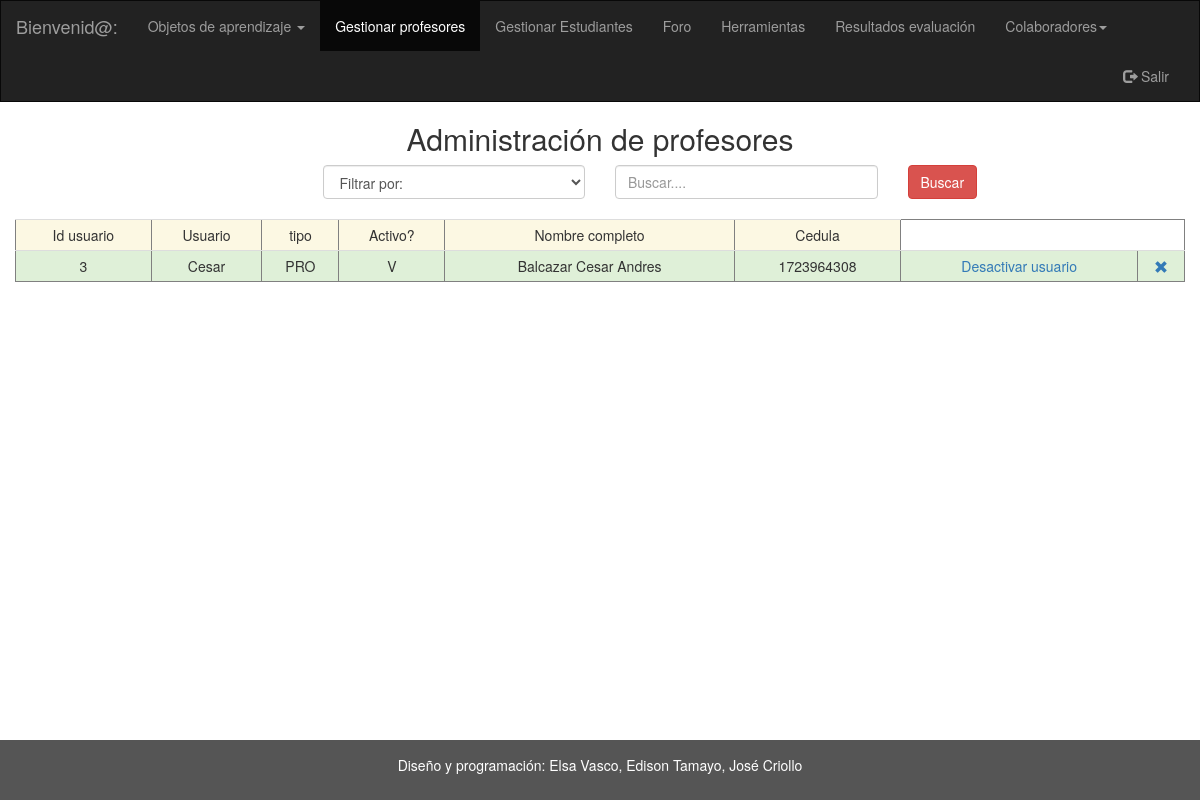
/aplicacion/modulos_administrador/adm_buscar_profesores.php, run on the app's committed database.
### tables this page shows
CREATE TABLE `profesor` (
  `idprofesor` int(11) NOT NULL,
  `ci` varchar(10) DEFAULT NULL,
  `nombres` varchar(45) DEFAULT NULL,
  `apellidos` varchar(45) DEFAULT NULL,
  `id_departamento` int(11) DEFAULT NULL,
  `id_facultad` int(11) DEFAULT NULL,
  `mail` varchar(45) DEFAULT NULL,
  `id_usuario` int(11) DEFAULT NULL
);

CREATE TABLE `usuario` (
  `idUsuario` int(11) NOT NULL,
  `usuario` varchar(45) DEFAULT NULL,
  `contrasenia` varchar(45) DEFAULT NULL,
  `tipo_usuario` varchar(3) DEFAULT NULL,
  `activo` varchar(1) DEFAULT NULL
);

### aplicacion/modulos_administrador/adm_buscar_profesores.php (the view, shortened to what this page needs)
<!DOCTYPE html PUBLIC "-//W3C//DTD XHTML 1.0 Transitional//EN" "http://www.w3.org/TR/xhtml1/DTD/xhtml1-transitional.dtd">
<html xmlns="http://www.w3.org/1999/xhtml" lang="es">
    <head>
        <link rel="stylesheet" href="../../plugins/bootstrap/css/bootstrap.min.css"></link>
    </head>
    <body>
        <?php include './navbar_adm_profesores.php'; ?>
        <div class="container-fluid text-center">
            <div class="row content">
                <div class="col-sm-12 text-center">
                    <h2> Administración de profesores</h2>
                    <form onsubmit="return validar_busqueda_cedula()" action="../modulos_administrador/adm_ejecutar_buscar_profesores.php" method="post" enctype="multipart/form-data">
                        <div class="col-md-3">
                        </div>
                        <div class="col-md-3 text-left ">
                            <select class= "form-control" name="tipo_criterio" dir="ltr" required id="select_criterio">
                                <option value="">Filtrar por:</option>
                            </select></br>
                        </div>
                        <div class="col-md-3 text-center">
                            <input type="text" class="form-control" id="criterio_busqueda" placeholder="Buscar...." name="criterio_busqueda" required></br>
                        </div>
                        <div class="col-md-3 text-left">
                            <button id="registrar" type="submit" class="btn btn-danger">Buscar</button>
                        </div>
                    </form>
                    <?php
                    $statement = ("select u.*,p.nombres, p.apellidos, p.ci, p.mail from usuario as u, profesor as p where u.idUsuario=p.id_usuario order by activo");
                    $conexion = new Conexion();
                    $consulta = $conexion->prepare($statement);
                    $consulta->setFetchMode(PDO::FETCH_ASSOC);
                    $consulta->execute();
                    echo '<table border ="1|1" class="table table-condensed";>';
                    echo '<tr class="warning">';
                    echo '<td>Id usuario</td>';
                    echo '<td>Usuario</td>';
                    echo '<td>tipo</td>';
                    echo '<td>Activo?</td>';
                    echo '<td>Nombre completo</td>';
                    echo '<td>Cedula</td>';
                    echo "</tr>";
                    if ($consulta->rowCount() != 0) {
                        while ($row = $consulta->fetch()) {
                            echo '<tr class="success">';
                            echo '<td>' . $row['idUsuario'] . '</td>';
                            echo '<td>' . $row['usuario'] . '</td>';
                            echo '<td>' . $row['tipo_usuario'] . '</td>';
                            echo '<td>' . $row['activo'] . '</td>';
                            echo '<td>' . $row['apellidos'] . '  ' . $row['nombres'] . '</td>';
                            echo '<td>' . $row['ci'] . '</td>';
                            if ($row['activo'] == 'V') {
                                echo '<td><a href="adm_buscar_profesores.php?id=' . $row['idUsuario'] . '&id_gestion=1">Desactivar usuario</a></td>';
                            } else {
                                echo '<td><a href="adm_buscar_profesores.php?id=' . $row['idUsuario'] . '&id_gestion=2&mail=' . $row['mail'] . '&usuario=' . $row['usuario'] . '&contrasenia=' . $row['contrasenia'] . '">Activar usuario</a></td>';
                            }
                            echo "<td><a onClick=\"javascript: return confirm('Realmente desea eliminar el profesor seleccionado? Se eliminarán todos los objetos de aprendizaje asociados al mismo.');\" href='adm_buscar_profesores.php?id=" . $row['idUsuario'] . "&id_gestion=3'><span class='glyphicon glyphicon-remove'></a></td>";
                            echo '</tr>';
                        }
                    }
                    echo '</table>';
                    ?>
                </div>
            </div>
        </div></br></br></br>
        <footer class="container-fluid text-center">
            <p>Diseño y programación: Elsa Vasco, Edison Tamayo, José Criollo</p>
        </footer>
    </body>
</html>

### aplicacion/modulos_administrador/adm_buscar_profesores.php (style rules this page uses)
.row.content { height: 390px }
html { min-height: 100%; position: relative; }
body { margin:0; margin-bottom: 40px; }
footer { background-color: #555; color: white; padding: 15px; position: absolute; bottom: 0; width: 100%; }
.table > tbody > tr > td { vertical-align: middle; }

### data on the page
profesor: id_usuario.idUsuario "3", id_usuario.usuario "Cesar", id_usuario.tipo_usuario "PRO", id_usuario.activo "V", apellidos "Balcazar", nombres "Cesar Andres", ci "1723964308"
